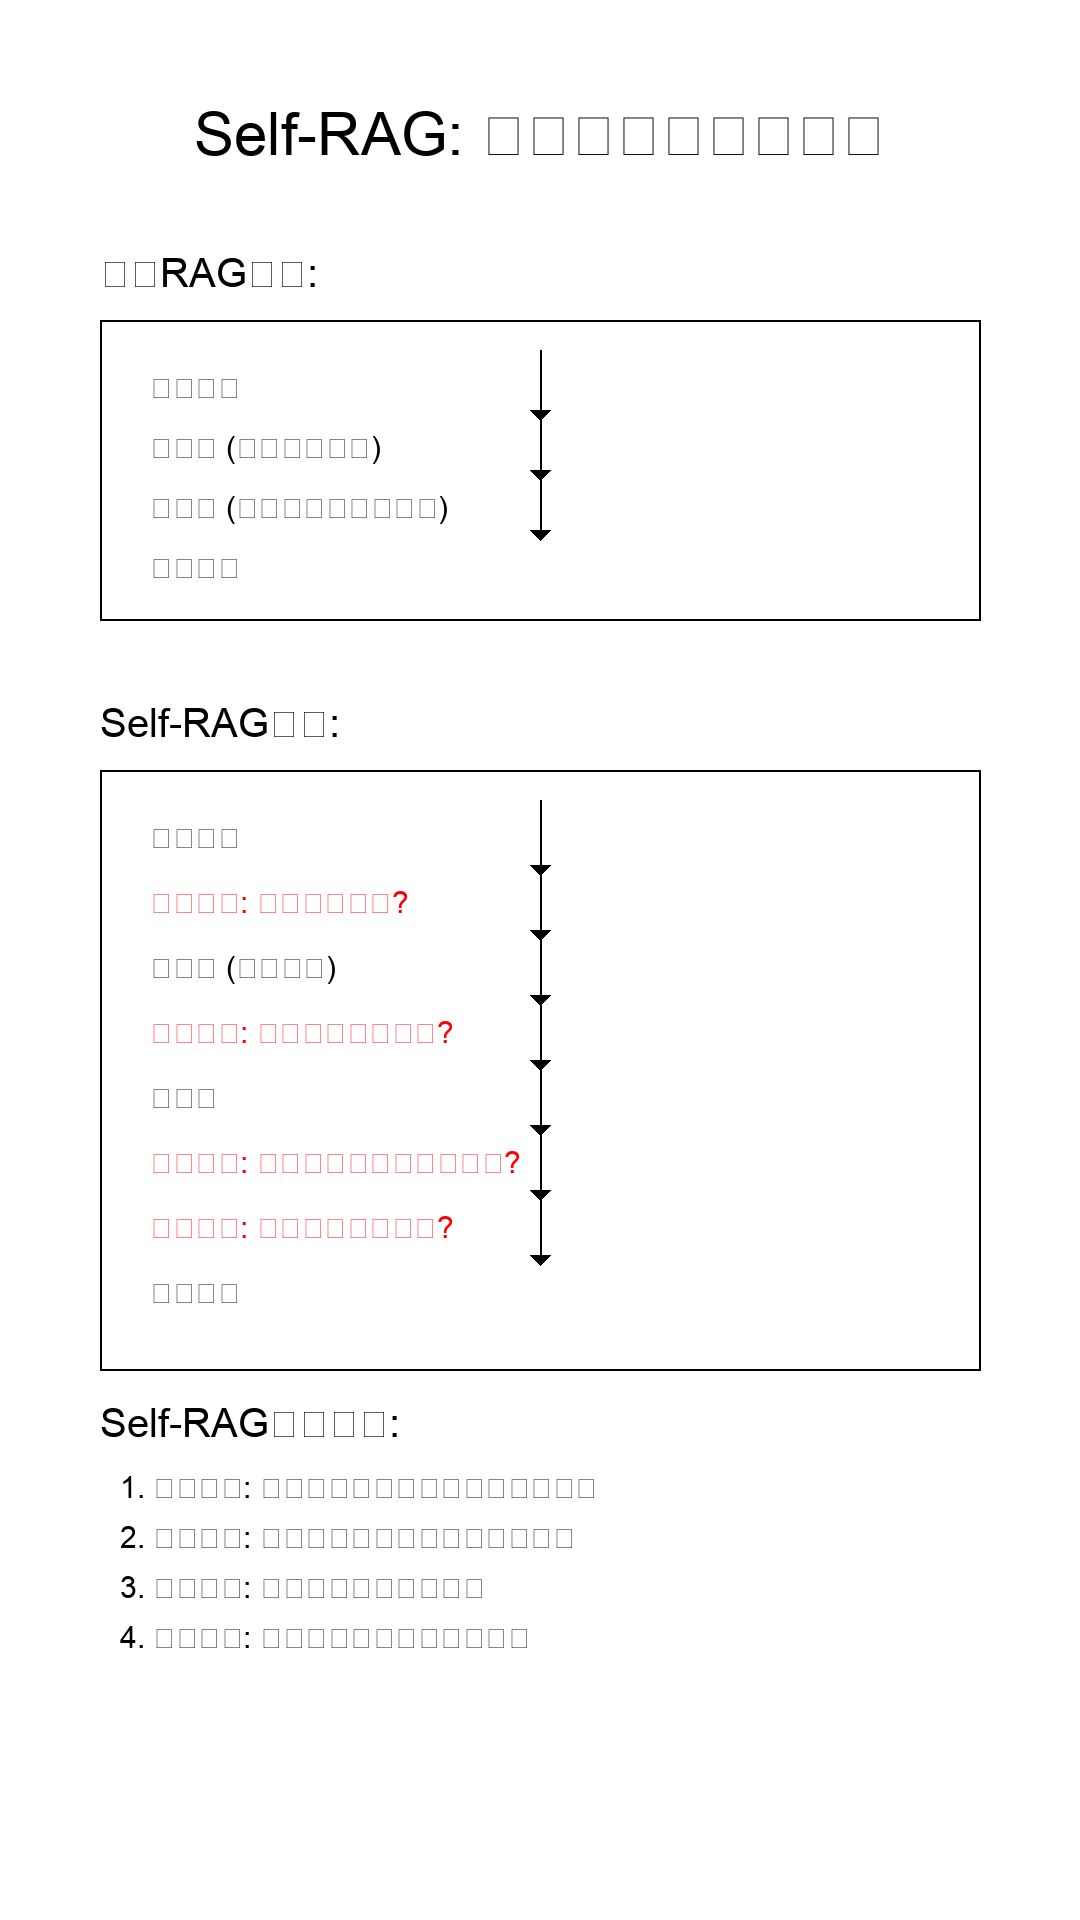

Source code (Python):
#!/usr/bin/env python3
# -*- coding: utf-8 -*-

"""
生成Self-RAG概念图
"""

import os
from PIL import Image, ImageDraw, ImageFont
import textwrap

# 设置图片尺寸和背景色
width, height = 1080, 1920
bg_color = (255, 255, 255)  # 白色背景

# 创建图片
image = Image.new('RGB', (width, height), bg_color)
draw = ImageDraw.Draw(image)

# 尝试加载字体，如果失败则使用默认字体
try:
    title_font = ImageFont.truetype("Arial.ttf", 60)
    subtitle_font = ImageFont.truetype("Arial.ttf", 40)
    body_font = ImageFont.truetype("Arial.ttf", 30)
except IOError:
    # 使用默认字体
    title_font = ImageFont.load_default()
    subtitle_font = ImageFont.load_default()
    body_font = ImageFont.load_default()

# 绘制标题
title = "Self-RAG: 自反思检索增强生成"
title_width = draw.textlength(title, font=title_font)
title_position = ((width - title_width) // 2, 100)
draw.text(title_position, title, fill=(0, 0, 0), font=title_font)

# 绘制传统RAG部分
draw.text((100, 250), "传统RAG模式:", fill=(0, 0, 0), font=subtitle_font)

# 绘制传统RAG框图
box_start_y = 320
box_height = 300
draw.rectangle([(100, box_start_y), (width-100, box_start_y+box_height)], outline=(0, 0, 0), width=2)

# 绘制传统RAG内部组件
components = [
    "用户查询",
    "检索器 (固定次数检索)",
    "生成器 (不评估检索结果质量)",
    "最终回答"
]

component_y = box_start_y + 50
for component in components:
    draw.text((150, component_y), component, fill=(0, 0, 0), font=body_font)
    component_y += 60

# 绘制箭头
arrow_y = box_start_y + 30
for i in range(len(components)-1):
    draw.line([(width//2, arrow_y + i*60), (width//2, arrow_y + (i+1)*60)], fill=(0, 0, 0), width=2)
    draw.polygon([(width//2-10, arrow_y + (i+1)*60), (width//2+10, arrow_y + (i+1)*60), (width//2, arrow_y + (i+1)*60 + 10)], fill=(0, 0, 0))

# 绘制Self-RAG部分
draw.text((100, 700), "Self-RAG模式:", fill=(0, 0, 0), font=subtitle_font)

# 绘制Self-RAG框图
box_start_y = 770
box_height = 600
draw.rectangle([(100, box_start_y), (width-100, box_start_y+box_height)], outline=(0, 0, 0), width=2)

# 绘制Self-RAG内部组件
components = [
    "用户查询",
    "自我反思: 是否需要检索?",
    "检索器 (按需检索)",
    "自我反思: 检索结果是否相关?",
    "生成器",
    "自我反思: 生成内容是否有事实支持?",
    "自我反思: 整体回答质量如何?",
    "最终回答"
]

component_y = box_start_y + 50
for i, component in enumerate(components):
    if "自我反思" in component:
        draw.text((150, component_y), component, fill=(255, 0, 0), font=body_font)
    else:
        draw.text((150, component_y), component, fill=(0, 0, 0), font=body_font)
    component_y += 65

# 绘制箭头
arrow_y = box_start_y + 30
for i in range(len(components)-1):
    draw.line([(width//2, arrow_y + i*65), (width//2, arrow_y + (i+1)*65)], fill=(0, 0, 0), width=2)
    draw.polygon([(width//2-10, arrow_y + (i+1)*65), (width//2+10, arrow_y + (i+1)*65), (width//2, arrow_y + (i+1)*65 + 10)], fill=(0, 0, 0))

# 绘制Self-RAG优势
advantages_title = "Self-RAG核心优势:"
draw.text((100, 1400), advantages_title, fill=(0, 0, 0), font=subtitle_font)

advantages = [
    "1. 按需检索: 智能判断何时需要检索，提高效率",
    "2. 质量评估: 批判性评估检索结果和生成内容",
    "3. 灵活适应: 根据任务特点调整行为",
    "4. 可控性强: 通过反思标记控制生成过程"
]

advantage_y = 1470
for advantage in advantages:
    wrapped_text = textwrap.wrap(advantage, width=40)
    for line in wrapped_text:
        draw.text((120, advantage_y), line, fill=(0, 0, 0), font=body_font)
        advantage_y += 40
    advantage_y += 10

# 保存图片
output_path = "self_rag_concept.png"
image.save(output_path)
print(f"概念图已保存至: {output_path}")
